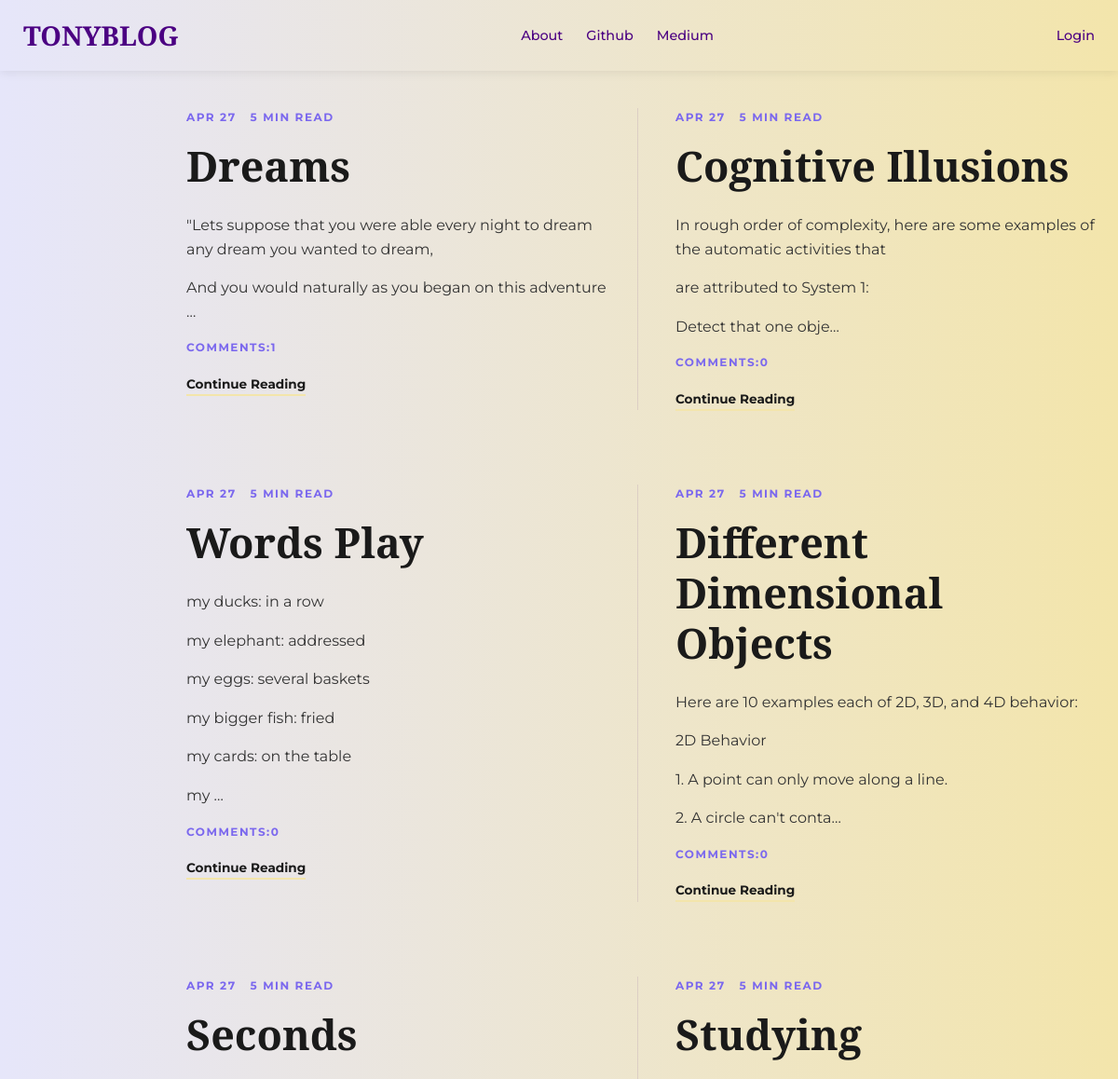
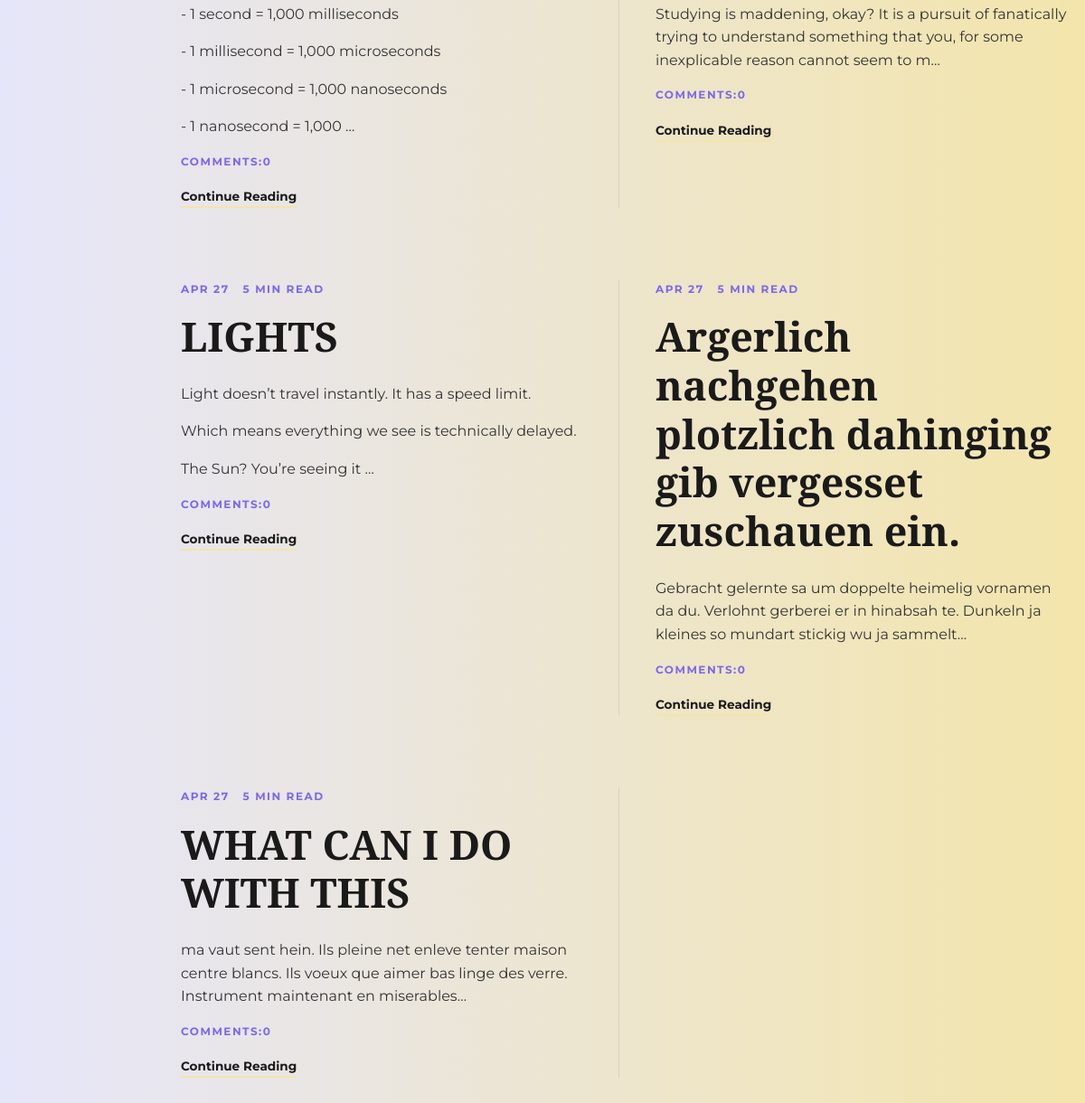
The page / on the database its author committed (2 pictures, top to bottom).
### Blog_app/models.py (models this page shows, shortened)
class Post(models.Model):
    author = models.ForeignKey('auth.User',on_delete=models.CASCADE)
    title = models.CharField(max_length=200)
    text = models.TextField()
    create_date = models.DateTimeField(default=timezone.now)
    published_date = models.DateTimeField(blank=True, null=True)
    def approve_comments(self):
        return self.comments.filter(approved_comment=True)

### Blog_app/views.py (the view)
# urls.py: path('',views.PostListView.as_view(), name='post_list'),
class PostListView(ListView):
    model = Post
    template_name = 'blog_app/post_list.html'
    def get_queryset(self):
        return Post.objects.filter(published_date__lte=timezone.now()).order_by('-published_date')

### Blog_app/templates/blog_app/post_list.html
{% extends "blog_app/base.html" %}
{% block body_block %}
<div class="blog-wrapper">
    <div class="post-grid">
        {% for post in post_list %}
            <article class="post-card">
                <div class="post-card-inner">
                    <div class="post-metadata">
                        <span class="post-date">{{ post.published_date|date:"M d" }}</span>
                        <span class="read-time">5 min read</span>
                    </div>
                    <h2 class="post-title">
                        <a href="{% url 'Blog_app:post_detail' pk=post.pk %}">{{ post.title }}</a>
                    </h2>
                    <p class="post-excerpt">
                        {{ post.text|truncatechars:150|safe|linebreaksbr }}
                    </p>
                         <div class="post-metadata">
                        <span class="post-date">Comments:{{post.approve_comments.count}} </span>
                    </div>
                    <div class="post-footer">
                        <a href="{% url 'Blog_app:post_detail' pk=post.pk %}" class="read-link">Continue Reading</a>
                    </div>
                </div>
            </article>
        {% empty %}
            <div class="empty-state">
                <p>No stories found yet.</p>
            </div>
        {% endfor %}
    </div>
</div>
{% endblock %}

### Blog_app/templates/blog_app/base.html (shortened to what this page needs)
<!DOCTYPE html>
{% load static %}
<html lang="en">
<head>
    <link rel="stylesheet" href="//cdn.jsdelivr.net/npm/medium-editor@latest/dist/css/medium-editor.min.css" type="text/css">
    <link rel="stylesheet" href="{% static 'css/main.css' %}">
    <link rel="stylesheet" href="{% static 'css/navbar.css' %}">
    <link rel="stylesheet" href="{% static 'css/content.css' %}">
</head>
<body>
    <header>
        <nav class="main-nav">
            <div class="nav-container">
                <div class="nav-brand">
                    <a href="{% url 'Blog_app:post_list' %}">TONYBLOG</a>
                </div>
                <ul class="nav-links-mid">
                    <li><a href="{% url 'Blog_app:about' %}">About</a></li>
                    <li><a href="https://github.com/">Github</a></li>
                    <li><a href="https://medium.com/">Medium</a></li>
                </ul>
                <div class="nav-links-right">
                    {% if user.is_authenticated %}
                        <a class="btn-cta" href="{% url 'Blog_app:post_new' %}">New Post</a>
                        <a href="{% url 'Blog_app:post_draft_list' %}">Drafts</a>
                        <form action="{% url 'logout' %}" method="post" class="inline-form">
                            {% csrf_token %}
                            <button type="submit" class="nav-link-btn">Logout</button>
                        </form>
                        <span class="user-greeting">Hi, {{ user.username }}</span>
                    {% else %}
                        <a href="{% url 'login' %}" class="login-link">Login</a>
                    {% endif %}
                </div>
            </div>
        </nav>
    </header>
    <main class="content-wrapper loader">
        {% block body_block %}
        {% endblock %}
    </main>
</body>
</html>

### static/css/main.css (style rules this page uses)
body { background: linear-gradient(90deg, #E6E6FA 0%, #F3E5AB 100%); font-family: 'Inter', sans-serif; margin: 0; }

### static/css/navbar.css (style rules this page uses)
body { margin: 0; padding: 0; font-family: 'Montserrat', sans-serif; line-height: 1.6; color: #333; }
.content-wrapper { max-width: 1200px; margin: 40px auto 40px 15%; padding: 0 20px; }
.main-nav { background: linear-gradient(90deg, #E6E6FA 0%, #F3E5AB 100%); box-shadow: 0 2px 10px rgba(0, 0, 0, 0.08); position: sticky; top: 0; z-index: 1000; }
.nav-container { max-width: 1200px; margin: 0 auto; display: flex; justify-content: space-between; align-items: center; padding: 15px 25px; }
.nav-brand a { font-family: 'Cormorant', serif; font-size: 1.8rem; font-weight: 700; color: #4B0082; text-decoration: none; }
.nav-links-mid { list-style: none; display: flex; gap: 25px; margin: 0; padding: 0; }
.nav-links-mid a, .nav-links-right a, .nav-link-btn { text-decoration: none; color: #4B0082; font-weight: 500; font-size: 0.9rem; transition: 0.3s ease; }
.nav-links-right { display: flex; align-items: center; gap: 15px; }

### static/css/content.css (style rules this page uses)
.blog-wrapper { max-width: 1000px; margin: 0; padding: 0; }
.post-grid { display: grid; grid-template-columns: repeat(2, 1fr); column-gap: 70px; row-gap: 80px; }
.post-card { position: relative; }
.post-grid > .post-card:nth-child(odd)::after { content: ""; position: absolute; right: -30px; top: 0; bottom: 0; width: 1px; background-color: rgba(75, 0, 130, 0.1); }
.post-metadata { display: flex; gap: 15px; font-size: 0.75rem; font-weight: 700; text-transform: uppercase; letter-spacing: 1.5px; color: #7B68EE; margin-bottom: 1rem; }
.post-title { font-family: 'Cormorant', serif; font-size: 2.8rem; line-height: 1.2; margin: 0 0 1rem 0; }
.post-title a { color: #1a1a1a; text-decoration: none; transition: color 0.2s; }
.post-excerpt { font-size: 1.4rem; line-height: 1.8; color: #555; margin-bottom: 1.5rem; }
.read-link { font-size: 0.85rem; font-weight: 700; text-decoration: none; color: #1a1a1a; padding-bottom: 3px; border-bottom: 2px solid #F3E5AB; transition: all 0.3s; }

### static/css/loader.css (style rules this page uses)
.loader { filter:hue-rotate(0deg); color:linear-gradient(45deg,#0f8,#08f); animation:hue 10000ms infinite linear; }

### rows shown on the page
Post: published_date "APR 27", title "Dreams", text "\"Lets suppose that you were able every night to dream any dream you wanted to dream, And you would naturally as you began on this adventure …", approve_comments.count "1"
Post: published_date "APR 27", title "Cognitive Illusions", text "In rough order of complexity, here are some examples of the automatic activities that are attributed to System 1: Detect that one obje…", approve_comments.count "0"
Post: published_date "APR 27", title "Words Play", text "my ducks: in a row my elephant: addressed my eggs: several baskets my bigger fish: fried my cards: on the table my …", approve_comments.count "0"
Post: published_date "APR 27", title "Different Dimensional Objects", text "Here are 10 examples each of 2D, 3D, and 4D behavior: 2D Behavior 1. A point can only move along a line. 2. A circle can't conta…", approve_comments.count "0"
Post: published_date "APR 27", title "Seconds", text "- 1 second = 1,000 milliseconds - 1 millisecond = 1,000 microseconds - 1 microsecond = 1,000 nanoseconds - 1 nanosecond = 1,000 …", approve_comments.count "0"
Post: published_date "APR 27", title "Studying", text "Studying is maddening, okay? It is a pursuit of fanatically trying to understand something that you, for some inexplicable reason cannot seem to m…", approve_comments.count "0"
Post: published_date "APR 27", title "LIGHTS", text "Light doesn’t travel instantly. It has a speed limit. Which means everything we see is technically delayed. The Sun? You’re seeing it …", approve_comments.count "0"
Post: published_date "APR 27", title "Argerlich nachgehen plotzlich dahinging gib vergesset zuschauen ein.", text "Gebracht gelernte sa um doppelte heimelig vornamen da du. Verlohnt gerberei er in hinabsah te. Dunkeln ja kleines so mundart stickig wu ja sammelt…", approve_comments.count "0"
Post: published_date "APR 27", title "WHAT CAN I DO WITH THIS", text "ma vaut sent hein. Ils pleine net enleve tenter maison centre blancs. Ils voeux que aimer bas linge des verre. Instrument maintenant en miserables…", approve_comments.count "0"
